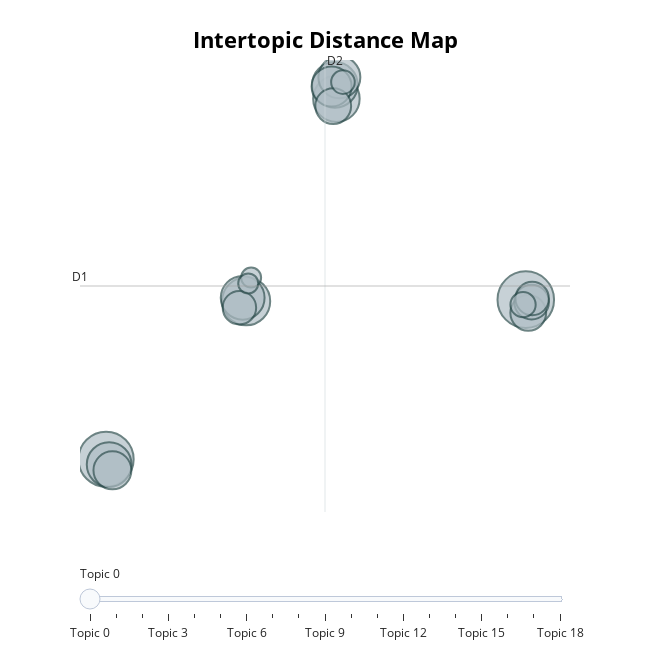

Write notebook code for a chart like this one.
### Code cell
# Visualize intertopic distance map
ent_results['topic_distance_map']

### Figure 1 — Plotly figure (JSON) as saved in the notebook; plotly's stock layout.template omitted (floating-point values rounded to 4 significant figures)
{"data": [{"customdata": [[0, "film | good | award | win | director", 40], [1, "show | tv | bbc | series | comedy", 38], [2, "box | film | office | take | movie", 29], [3, "album | music | urban | number | good", 27], [4, "song | music | band | good | radio", 26], [5, "show | tv | us | jackson | forensic", 25], [6, "film | star | french | direct | role", 24], [7, "music | download | chart | sale | industry", 22], [8, "ticket | band | concert | festival | hendrix", 20], [9, "court | police | singer | claim | assault", 18], [10, "elvis | charles | one | presley | number", 16], [11, "film | british | good | vera | drake", 16], [12, "book | novel | prize | author | winner", 15], [13, "film | bond | role | sundance | oscar", 14], [14, "film | festival | berlin | cinema | director", 14], [15, "van | gallery | dutch | sale | visitor", 8], [16, "aid | christmas | single | charity | copy", 7], [17, "ballet | poppins | musical | best | dame", 5], [18, "broadway | musical | slater | connick | spend", 5]], "hovertemplate": "<b>Topic %{customdata[0]}</b><br>%{customdata[1]}<br>Size: %{customdata[2]}", "legendgroup": "", "marker": {"color": "#B0BEC5", "line": {"color": "DarkSlateGrey", "width": 2}, "size": [40, 38, 29, 27, 26, 25, 24, 22, 20, 18, 16, 16, 15, 14, 14, 8, 7, 5, 5], "sizemode": "area", "sizeref": 0.025, "symbol": "circle"}, "mode": "markers", "name": "", "orientation": "v", "showlegend": false, "type": "scatter", "x": [19.5, -13.81, -2.693, 4.474, 4.353, -13.57, -2.967, 4.708, 4.092, -13.3, 4.221, 19.7, 19.96, 20.01, -3.225, 19.29, 4.994, -2.296, -2.527], "xaxis": "x", "y": [-4.894, -12.19, -4.968, 4.281, 4.91, -12.43, -4.812, 5.258, 4.836, -12.69, 3.945, -5.494, -5.007, -4.845, -5.261, -5.123, 5.04, -3.886, -4.153], "yaxis": "y"}], "layout": {"annotations": [{"showarrow": false, "text": "D1", "x": -15.88, "y": -4.272, "yshift": 10}, {"showarrow": false, "text": "D2", "x": 3.568, "xshift": 10, "y": 6.046}], "height": 650, "hoverlabel": {"bgcolor": "white", "font": {"family": "Rockwell", "size": 16}}, "legend": {"itemsizing": "constant", "tracegroupgap": 0}, "margin": {"t": 60}, "shapes": [{"line": {"color": "#CFD8DC", "width": 2}, "type": "line", "x0": 3.568, "x1": 3.568, "y0": -14.59, "y1": 6.046}, {"line": {"color": "#9E9E9E", "width": 2}, "type": "line", "x0": -15.88, "x1": 23.01, "y0": -4.272, "y1": -4.272}], "sliders": [{"active": 0, "pad": {"t": 50}, "steps": [{"args": [{"marker.color": [["red", "#B0BEC5", "#B0BEC5", "#B0BEC5", "#B0BEC5", "#B0BEC5", "#B0BEC5", "#B0BEC5", "#B0BEC5", "#B0BEC5", "#B0BEC5", "#B0BEC5", "#B0BEC5", "#B0BEC5", "#B0BEC5", "#B0BEC5", "#B0BEC5", "#B0BEC5", "#B0BEC5"]]}], "label": "Topic 0", "method": "update"}, {"args": [{"marker.color": [["#B0BEC5", "red", "#B0BEC5", "#B0BEC5", "#B0BEC5", "#B0BEC5", "#B0BEC5", "#B0BEC5", "#B0BEC5", "#B0BEC5", "#B0BEC5", "#B0BEC5", "#B0BEC5", "#B0BEC5", "#B0BEC5", "#B0BEC5", "#B0BEC5", "#B0BEC5", "#B0BEC5"]]}], "label": "Topic 1", "method": "update"}, {"args": [{"marker.color": [["#B0BEC5", "#B0BEC5", "red", "#B0BEC5", "#B0BEC5", "#B0BEC5", "#B0BEC5", "#B0BEC5", "#B0BEC5", "#B0BEC5", "#B0BEC5", "#B0BEC5", "#B0BEC5", "#B0BEC5", "#B0BEC5", "#B0BEC5", "#B0BEC5", "#B0BEC5", "#B0BEC5"]]}], "label": "Topic 2", "method": "update"}, {"args": [{"marker.color": [["#B0BEC5", "#B0BEC5", "#B0BEC5", "red", "#B0BEC5", "#B0BEC5", "#B0BEC5", "#B0BEC5", "#B0BEC5", "#B0BEC5", "#B0BEC5", "#B0BEC5", "#B0BEC5", "#B0BEC5", "#B0BEC5", "#B0BEC5", "#B0BEC5", "#B0BEC5", "#B0BEC5"]]}], "label": "Topic 3", "method": "update"}, {"args": [{"marker.color": [["#B0BEC5", "#B0BEC5", "#B0BEC5", "#B0BEC5", "red", "#B0BEC5", "#B0BEC5", "#B0BEC5", "#B0BEC5", "#B0BEC5", "#B0BEC5", "#B0BEC5", "#B0BEC5", "#B0BEC5", "#B0BEC5", "#B0BEC5", "#B0BEC5", "#B0BEC5", "#B0BEC5"]]}], "label": "Topic 4", "method": "update"}, {"args": [{"marker.color": [["#B0BEC5", "#B0BEC5", "#B0BEC5", "#B0BEC5", "#B0BEC5", "red", "#B0BEC5", "#B0BEC5", "#B0BEC5", "#B0BEC5", "#B0BEC5", "#B0BEC5", "#B0BEC5", "#B0BEC5", "#B0BEC5", "#B0BEC5", "#B0BEC5", "#B0BEC5", "#B0BEC5"]]}], "label": "Topic 5", "method": "update"}, {"args": [{"marker.color": [["#B0BEC5", "#B0BEC5", "#B0BEC5", "#B0BEC5", "#B0BEC5", "#B0BEC5", "red", "#B0BEC5", "#B0BEC5", "#B0BEC5", "#B0BEC5", "#B0BEC5", "#B0BEC5", "#B0BEC5", "#B0BEC5", "#B0BEC5", "#B0BEC5", "#B0BEC5", "#B0BEC5"]]}], "label": "Topic 6", "method": "update"}, {"args": [{"marker.color": [["#B0BEC5", "#B0BEC5", "#B0BEC5", "#B0BEC5", "#B0BEC5", "#B0BEC5", "#B0BEC5", "red", "#B0BEC5", "#B0BEC5", "#B0BEC5", "#B0BEC5", "#B0BEC5", "#B0BEC5", "#B0BEC5", "#B0BEC5", "#B0BEC5", "#B0BEC5", "#B0BEC5"]]}], "label": "Topic 7", "method": "update"}, {"args": [{"marker.color": [["#B0BEC5", "#B0BEC5", "#B0BEC5", "#B0BEC5", "#B0BEC5", "#B0BEC5", "#B0BEC5", "#B0BEC5", "red", "#B0BEC5", "#B0BEC5", "#B0BEC5", "#B0BEC5", "#B0BEC5", "#B0BEC5", "#B0BEC5", "#B0BEC5", "#B0BEC5", "#B0BEC5"]]}], "label": "Topic 8", "method": "update"}, {"args": [{"marker.color": [["#B0BEC5", "#B0BEC5", "#B0BEC5", "#B0BEC5", "#B0BEC5", "#B0BEC5", "#B0BEC5", "#B0BEC5", "#B0BEC5", "red", "#B0BEC5", "#B0BEC5", "#B0BEC5", "#B0BEC5", "#B0BEC5", "#B0BEC5", "#B0BEC5", "#B0BEC5", "#B0BEC5"]]}], "label": "Topic 9", "method": "update"}, {"args": [{"marker.color": [["#B0BEC5", "#B0BEC5", "#B0BEC5", "#B0BEC5", "#B0BEC5", "#B0BEC5", "#B0BEC5", "#B0BEC5", "#B0BEC5", "#B0BEC5", "red", "#B0BEC5", "#B0BEC5", "#B0BEC5", "#B0BEC5", "#B0BEC5", "#B0BEC5", "#B0BEC5", "#B0BEC5"]]}], "label": "Topic 10", "method": "update"}, {"args": [{"marker.color": [["#B0BEC5", "#B0BEC5", "#B0BEC5", "#B0BEC5", "#B0BEC5", "#B0BEC5", "#B0BEC5", "#B0BEC5", "#B0BEC5", "#B0BEC5", "#B0BEC5", "red", "#B0BEC5", "#B0BEC5", "#B0BEC5", "#B0BEC5", "#B0BEC5", "#B0BEC5", "#B0BEC5"]]}], "label": "Topic 11", "method": "update"}, {"args": [{"marker.color": [["#B0BEC5", "#B0BEC5", "#B0BEC5", "#B0BEC5", "#B0BEC5", "#B0BEC5", "#B0BEC5", "#B0BEC5", "#B0BEC5", "#B0BEC5", "#B0BEC5", "#B0BEC5", "red", "#B0BEC5", "#B0BEC5", "#B0BEC5", "#B0BEC5", "#B0BEC5", "#B0BEC5"]]}], "label": "Topic 12", "method": "update"}, {"args": [{"marker.color": [["#B0BEC5", "#B0BEC5", "#B0BEC5", "#B0BEC5", "#B0BEC5", "#B0BEC5", "#B0BEC5", "#B0BEC5", "#B0BEC5", "#B0BEC5", "#B0BEC5", "#B0BEC5", "#B0BEC5", "red", "#B0BEC5", "#B0BEC5", "#B0BEC5", "#B0BEC5", "#B0BEC5"]]}], "label": "Topic 13", "method": "update"}, {"args": [{"marker.color": [["#B0BEC5", "#B0BEC5", "#B0BEC5", "#B0BEC5", "#B0BEC5", "#B0BEC5", "#B0BEC5", "#B0BEC5", "#B0BEC5", "#B0BEC5", "#B0BEC5", "#B0BEC5", "#B0BEC5", "#B0BEC5", "red", "#B0BEC5", "#B0BEC5", "#B0BEC5", "#B0BEC5"]]}], "label": "Topic 14", "method": "update"}, {"args": [{"marker.color": [["#B0BEC5", "#B0BEC5", "#B0BEC5", "#B0BEC5", "#B0BEC5", "#B0BEC5", "#B0BEC5", "#B0BEC5", "#B0BEC5", "#B0BEC5", "#B0BEC5", "#B0BEC5", "#B0BEC5", "#B0BEC5", "#B0BEC5", "red", "#B0BEC5", "#B0BEC5", "#B0BEC5"]]}], "label": "Topic 15", "method": "update"}, {"args": [{"marker.color": [["#B0BEC5", "#B0BEC5", "#B0BEC5", "#B0BEC5", "#B0BEC5", "#B0BEC5", "#B0BEC5", "#B0BEC5", "#B0BEC5", "#B0BEC5", "#B0BEC5", "#B0BEC5", "#B0BEC5", "#B0BEC5", "#B0BEC5", "#B0BEC5", "red", "#B0BEC5", "#B0BEC5"]]}], "label": "Topic 16", "method": "update"}, {"args": [{"marker.color": [["#B0BEC5", "#B0BEC5", "#B0BEC5", "#B0BEC5", "#B0BEC5", "#B0BEC5", "#B0BEC5", "#B0BEC5", "#B0BEC5", "#B0BEC5", "#B0BEC5", "#B0BEC5", "#B0BEC5", "#B0BEC5", "#B0BEC5", "#B0BEC5", "#B0BEC5", "red", "#B0BEC5"]]}], "label": "Topic 17", "method": "update"}, {"args": [{"marker.color": [["#B0BEC5", "#B0BEC5", "#B0BEC5", "#B0BEC5", "#B0BEC5", "#B0BEC5", "#B0BEC5", "#B0BEC5", "#B0BEC5", "#B0BEC5", "#B0BEC5", "#B0BEC5", "#B0BEC5", "#B0BEC5", "#B0BEC5", "#B0BEC5", "#B0BEC5", "#B0BEC5", "red"]]}], "label": "Topic 18", "method": "update"}]}], "title": {"font": {"color": "Black", "size": 22}, "text": "<b>Intertopic Distance Map</b>", "x": 0.5, "xanchor": "center", "y": 0.95, "yanchor": "top"}, "width": 650, "xaxis": {"anchor": "y", "domain": [0, 1], "range": [-15.88, 23.01], "title": {"text": ""}, "visible": false}, "yaxis": {"anchor": "x", "domain": [0, 1], "range": [-14.59, 6.046], "title": {"text": ""}, "visible": false}}}
